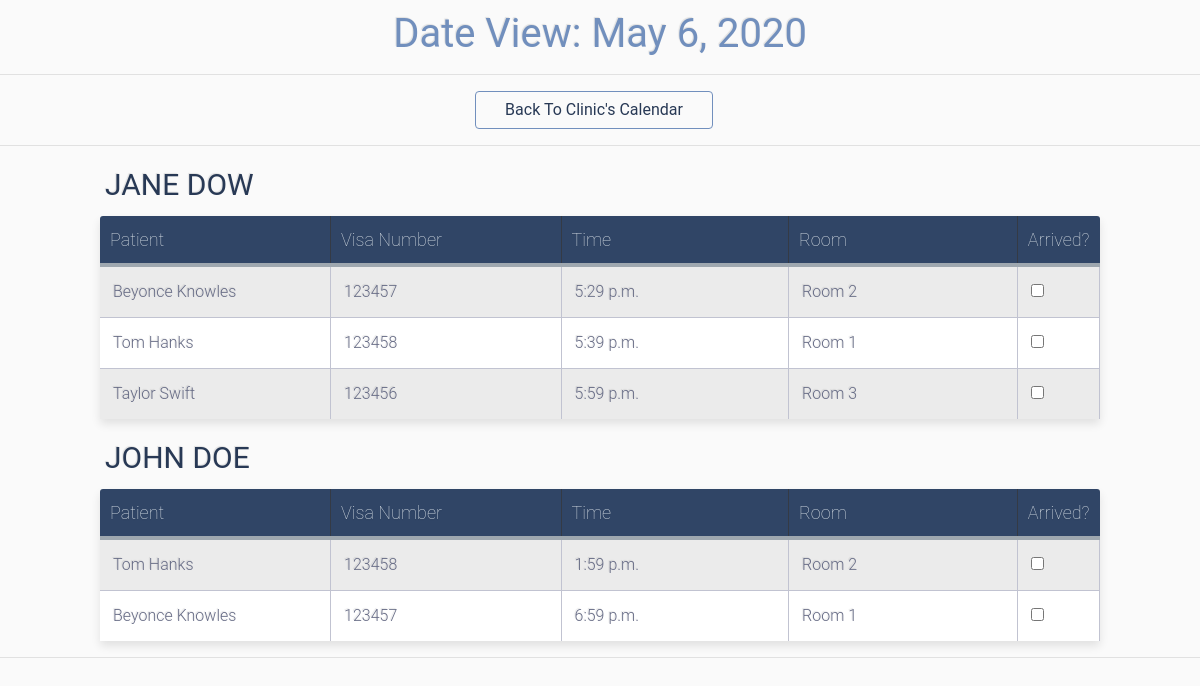
The page /reception_desk/date-view/2020-05-06 on the database its author committed.
### general_models/models.py (models this page shows, shortened)
class Doctor(models.Model):
    user = models.OneToOneField(User, on_delete=models.CASCADE)
    specialty = models.CharField(max_length=30)
    license_number = models.CharField(max_length=30, blank=True)
    def __str__(self):
        return self.user.first_name + ' ' + self.user.last_name
    def __lt__(self, other):
        return str(self) < str(other)

class Appointment(models.Model):
    doctor = models.ForeignKey(Doctor, on_delete=models.CASCADE)
    patient = models.ForeignKey(Patient, on_delete=models.CASCADE, null=True)
    date = models.DateField()
    time = models.TimeField()
    room = models.CharField(max_length=30, null=True)
    assigned = models.BooleanField(default=False)  # is there a patient?
    arrived = models.BooleanField(default=False)  # did the patient arrive to the reception desk at the scheduled day?
    done = models.BooleanField(default=False)  # is the session done?

class Patient(models.Model):
    first_name = models.CharField(max_length=30)
    last_name = models.CharField(max_length=30)
    gender = models.CharField(max_length=1, null=True)
    clinic_identifying_number = models.CharField(max_length=30)
    visa_number = models.CharField(max_length=30)
    language = models.CharField(max_length=30, default='English')
    phone_number = models.CharField(max_length=30, blank=True)
    origin_country = models.CharField(max_length=30, blank=True)
    date_of_birth = models.DateField(null=True)
    def __str__(self):
        return self.first_name + " " + self.last_name + "\n"

### reception_desk/views.py (the view)
# urls.py: path('date-view/<str:my_date>', views.date_view, name='date-view'),
def date_view(request, my_date):
    wanted_year = int(my_date[0:4])
    wanted_month = int(my_date[5:7])
    wanted_day = int(my_date[8:10])
    try:
        wanted_date = date(wanted_year, wanted_month, wanted_day)
    except:
        return render(request, 'reception_desk/date_error.html')  # case the given date is not valid
    appointment_list = gm.Appointment.objects.filter(date=wanted_date).order_by("time")
    appointment_list = appointment_list.filter(assigned=True)
    rooms = sorted(set(appointment.room for appointment in appointment_list))
    docs = sorted(set(appointment.doctor for appointment in appointment_list))
    drooms = OrderedDict()
    for room in rooms:
        drooms[room] = []
    ddocs = OrderedDict()
    for doc in docs:
        ddocs[doc] = []
    for appointment in appointment_list:
        drooms[appointment.room].append(appointment)
        ddocs[appointment.doctor].append(appointment)
    dforms = OrderedDict()
    for appointment in appointment_list:
        form = BoolForm(request.GET, instance=appointment)
        dforms[appointment] = form
        if form.is_valid():
            form.save()
    context = {'dforms': dforms, 'drooms': drooms, 'ddocs': ddocs, 'wanted_date': wanted_date,
               'appointment_list': appointment_list}
    return render(request, 'reception_desk/date.html', context)

### reception_desk/templates/reception_desk/date.html (shortened to what this page needs)
{% load static %}
<!doctype html>
<html lang="en">
<head>
  <link rel="stylesheet" href="https://maxcdn.bootstrapcdn.com/bootstrap/4.0.0/css/bootstrap.min.css">
  <link rel="stylesheet" href="https://use.fontawesome.com/releases/v5.0.10/css/all.css">
  <link rel="stylesheet" type="text/css" href="{% static 'doctor_interface/style_interface.css'%}">
</head>
<body>
  <h1 class="title", style="text-align:center"> Date View: {{ wanted_date }}</h1>
  <hr>
  <div class="btn-group" style="width: 99%">
    <a class="btn btn-info" style="width:20%; border: 1px solid  #718fbd; margin: 0 auto;"  href="{% url 'reception_desk:calendar' %}" >Back To Clinic's Calendar</a>
  </div>
  <hr>
  {% if appointment_list %}
  {% for doc, app_list  in ddocs.items %}
  <div class="table-title">
    <h3 style="color: #283955;">{{doc}}</h3>
  </div>
  <table class="table-fill" style="width:100%">
    <thead>
      <tr>
        <th style="width:25%">Patient</th>
        <th style="width:25%">Visa Number</th>
        <th style="width:25%">Time</th>
        <th style="width:25%">Room</th>
        <th style="width:5%">Arrived?</th>
      </tr>
    </thead>
    <tbody class="table-hover">
      {% for appointment in app_list %}
      <tr>
        <td>{{ appointment.patient}}</td>
        <td>{{ appointment.patient.visa_number}}</td>
        <td>{{ appointment.time }}</td>
        <td>{{ appointment.room }}</td>
        <td><form method="GET">
          <input type="checkbox">
        </form></td>
      </tr>
      {% endfor %}
    </tbody>
  </table>
  {% endfor %}
  {% else %}
  <h4 style="color: #283955; text-align:center"> No appointments were scheduled for the wanted date. </h4>
  {% endif %}
  <hr>
</body>

### doctor_interface/static/doctor_interface/style_interface.css (style rules this page uses)
body { font-weight: 400; font-style:normal; font-family: "Roboto", helvetica, arial, sans-serif; background: #fafafa; }
div.table-title { display: block; margin: auto; max-width: 1000px; padding:5px; width: 100%; }
.table-title h3 { color: #283955; font-size: 30px; font-weight: 400; font-style:normal; font-family: "Roboto", helvetica, arial, sans-serif; text-shadow: -1px -1px 1px rgba(0, 0, 0, 0.1); text-transform:uppercase; }
.table-fill { background: white; font-family: "Roboto", helvetica, arial, sans-serif; border-radius:3px; border-collapse: collapse; height: 100px; margin: auto; max-width: 1000px; padding:5px; width: 100%; box-shadow: 0 5px 10px rgba(0, 0, 0, 0.1); animation: float 5s infinite; }
th { color:#D5DDE5; font-family: "Roboto", helvetica, arial, sans-serif; background: #304566; border-bottom:4px solid #9ea7af; border-right: 1px solid #343a45; font-size:18px; font-weight: 100; padding:10px; text-align:left; text-shadow: 0 1px 1px rgba(0, 0, 0, 0.1); vertical-align:middle; }
th:first-child { border-top-left-radius:3px; }
th:last-child { border-top-right-radius:3px; border-right:none; }
tr { border-top: 1px solid #C1C3D1; border-bottom: 1px solid #C1C3D1; font-family: "Roboto", helvetica, arial, sans-serif; color:#666B85; font-size:16px; font-weight:normal; text-shadow: 0 1px 1px rgba(256, 256, 256, 0.1); }
tr:first-child { border-top:none; }
tr:last-child { border-bottom:none; }
tr:nth-child(odd) td { background:#EBEBEB; }
td { background:#FFFFFF; font-family: "Roboto", helvetica, arial, sans-serif; padding:13px; text-align:left; vertical-align:middle; font-weight:300; font-size:16px; text-shadow: -1px -1px 1px rgba(0, 0, 0, 0.1); border-right: 1px solid #C1C3D1; }
.btn { outline: none; color: #283955; background-color: transparent; box-shadow: 0 0 0 0; margin-right: 3px; }
.title { text-align: center; margin: 10px; color: #718fbd; font-weight: 400; font-style:normal; font-family: "Roboto", helvetica, arial, sans-serif; text-shadow: -1px -1px 1px rgba(0, 0, 0, 0.1); }
a { color: #718fbd; }

### rows shown on the page
Doctor: user.last_name "JANE DOW"
Appointment: patient "Beyonce Knowles", patient.visa_number "123457", time "5:29 p.m.", room "Room 2"
Appointment: patient "Tom Hanks", patient.visa_number "123458", time "5:39 p.m.", room "Room 1"
Appointment: patient "Taylor Swift", patient.visa_number "123456", time "5:59 p.m.", room "Room 3"
Doctor: user.last_name "JOHN DOE"
Appointment: patient "Tom Hanks", patient.visa_number "123458", time "1:59 p.m.", room "Room 2"
Appointment: patient "Beyonce Knowles", patient.visa_number "123457", time "6:59 p.m.", room "Room 1"

### other values the page prints
{{ wanted_date }} "May 6, 2020"
